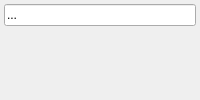
<?xml version="1.0" encoding="UTF-8"?>
<ui version="4.0">
 <class>TrackGroupView</class>
 <widget class="QWidget" name="TrackGroupView">
  <property name="sizePolicy">
   <sizepolicy hsizetype="Maximum" vsizetype="Preferred">
    <horstretch>0</horstretch>
    <verstretch>0</verstretch>
   </sizepolicy>
  </property>
  <property name="windowTitle">
   <string>Form</string>
  </property>
  <layout class="QVBoxLayout" name="verticalLayout">
   <property name="spacing">
    <number>0</number>
   </property>
   <property name="leftMargin">
    <number>1</number>
   </property>
   <property name="topMargin">
    <number>1</number>
   </property>
   <property name="rightMargin">
    <number>1</number>
   </property>
   <property name="bottomMargin">
    <number>1</number>
   </property>
   <item>
    <widget class="QWidget" name="topPanel" native="true">
     <layout class="QHBoxLayout" name="horizontalLayout_2">
      <property name="spacing">
       <number>3</number>
      </property>
      <property name="leftMargin">
       <number>3</number>
      </property>
      <property name="topMargin">
       <number>3</number>
      </property>
      <property name="rightMargin">
       <number>3</number>
      </property>
      <property name="bottomMargin">
       <number>3</number>
      </property>
      <item>
       <widget class="QLineEdit" name="groupNameField">
        <property name="text">
         <string>...</string>
        </property>
        <property name="readOnly">
         <bool>false</bool>
        </property>
       </widget>
      </item>
     </layout>
    </widget>
   </item>
   <item>
    <widget class="QWidget" name="tracksPanel" native="true">
     <property name="sizePolicy">
      <sizepolicy hsizetype="Preferred" vsizetype="Preferred">
       <horstretch>0</horstretch>
       <verstretch>1</verstretch>
      </sizepolicy>
     </property>
     <layout class="QHBoxLayout" name="horizontalLayout"/>
    </widget>
   </item>
  </layout>
 </widget>
 <resources/>
 <connections/>
</ui>
